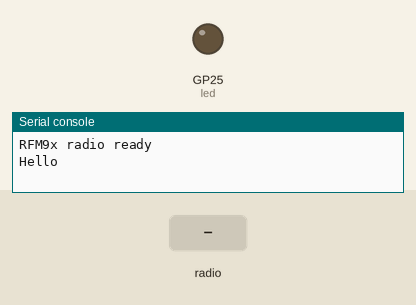
Recording of a program running on a simulated Raspberry Pi Pico running CircuitPython. On the bench: output pins drawn as LEDs (lit = HIGH), the last lines printed to the serial console. Inputs (shaded band) come from the test bench. No radio messages arrive unless stated (any console line starting 'radio sent:' is added by the test bench).

Above: at 1.2 s.
1.3 s: radio message "1" arrives
At 4.7 s:
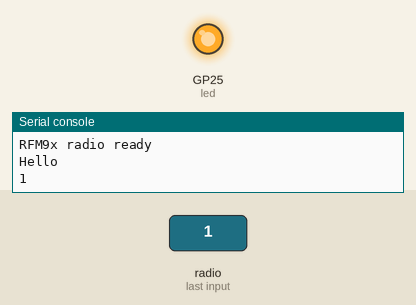
Timing chart, 0 to 10.3 s (numbered marks = the images above; inputs shaded):
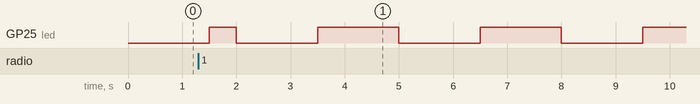

Measured:
- by itself, GP25 (led): repeats every 3.0 s: LOW 1.5 s, HIGH 1.5 s

The program:

code.py
```python
# Version 1 - 27th Feb 2023

# Importing libraries
import digitalio
import board
import time
import radio

# Flash the LED
led = digitalio.DigitalInOut(board.LED)
led.direction = digitalio.Direction.OUTPUT
led.value = True

print("Hello")

# Setting variables
packet_count = 0

# Recieve and display messages
while True:
    led.value = not led.value
    radio_message = radio.try_read()
    if radio_message is not None:
        message = print("{:s}".format(str(radio_message, 'ascii')))
        packet_count = packet_count + 1
    time.sleep(0.5)
```

radio.py
```python
# Version 1 - 27th Feb 2023

# Importing libraries
import digitalio
import board
import busio
import adafruit_rfm9x

# Setting up the radio with SPI pins
spi = busio.SPI(clock=board.GP2, MOSI=board.GP3, MISO=board.GP4)
cs = digitalio.DigitalInOut(board.GP6)
reset = digitalio.DigitalInOut(board.GP7)

# Starting the radio the radio
rfm9x = adafruit_rfm9x.RFM9x(spi, cs, reset, 433.2)
print("RFM9x radio ready")

def send(message):
    rfm9x.send(message)

def try_read():
    return rfm9x.receive(timeout=1.0)

def rssi():
    return rfm9x.rssi
```
